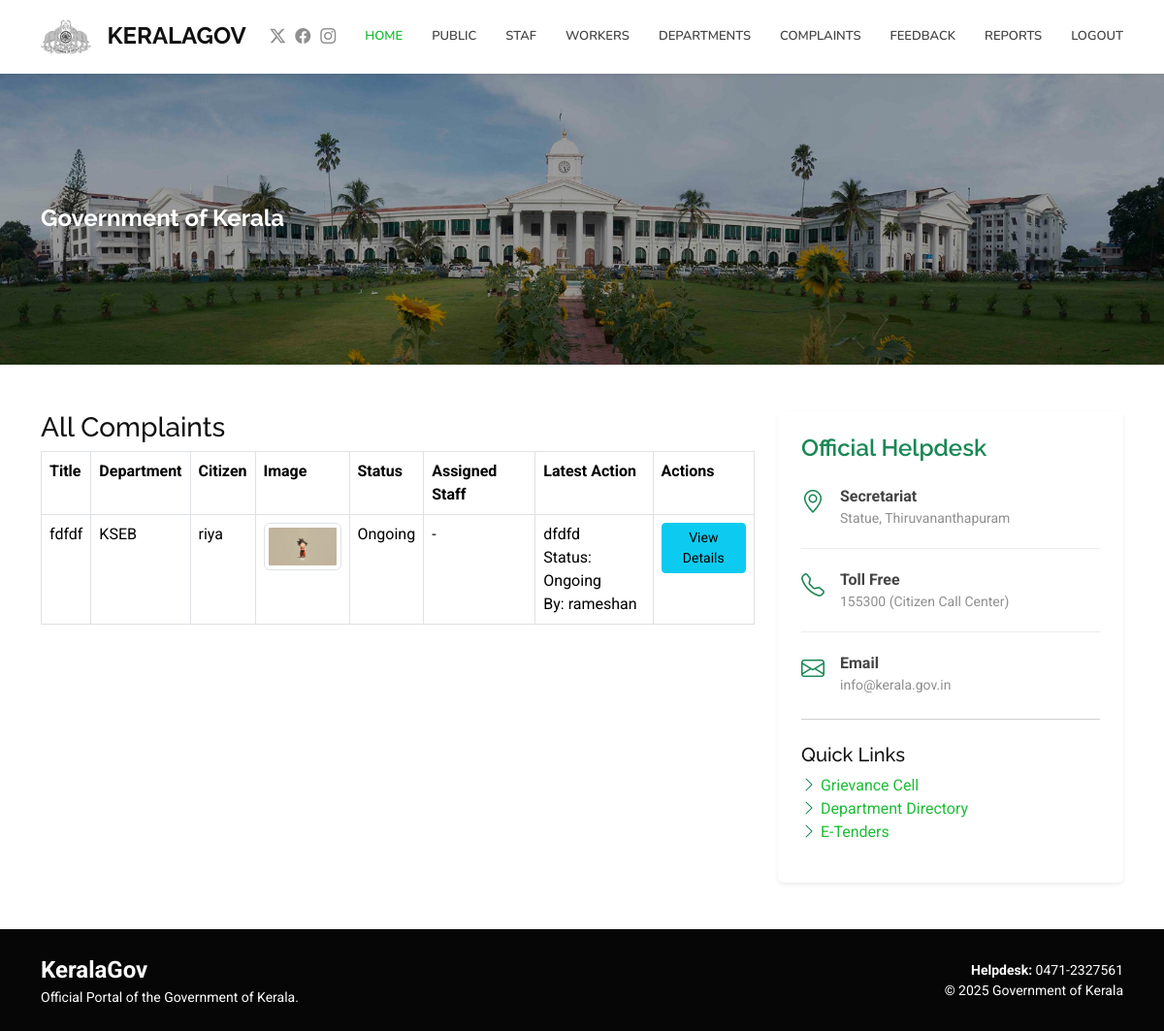
The app's page /admin_view_complaints/ with its own data.
### myapp/models.py (models this page shows, shortened)
class Complaint(models.Model):
    citizen = models.ForeignKey(Citizen, on_delete=models.CASCADE)
    title = models.CharField(max_length=200)
    description = models.TextField()
    location = models.CharField(max_length=300)
    damaged_image = models.ImageField(upload_to="complaint_images", null=True, blank=True)
    status = models.CharField(max_length=50, default="Pending")
    department = models.ForeignKey(Department, on_delete=models.SET_NULL, null=True, blank=True)
    worker = models.ForeignKey(Worker, on_delete=models.SET_NULL, null=True, blank=True)
    created_at = models.DateTimeField(auto_now_add=True)

class Department(models.Model):
    name = models.CharField(max_length=200, unique=True)
    description = models.TextField(blank=True, null=True)

class Citizen(models.Model):
    loginid = models.ForeignKey(Login, on_delete=models.CASCADE)
    name = models.CharField(max_length=200)
    email = models.EmailField()
    phone = models.CharField(max_length=20)
    address = models.CharField(max_length=300)

class ComplaintAction(models.Model):
    complaint = models.ForeignKey(Complaint, on_delete=models.CASCADE)
    staff = models.ForeignKey(Staff, on_delete=models.CASCADE, null=True, blank=True)
    worker = models.ForeignKey(Worker, on_delete=models.CASCADE, null=True, blank=True)
    action_note = models.TextField()
    action_image = models.ImageField(
        upload_to="action_images",
        null=True,
        blank=True
    )
    status_updated_to = models.CharField(max_length=50)
    is_verified = models.BooleanField(default=False)
    action_date = models.DateTimeField(auto_now_add=True)

class Staff(models.Model):
    loginid = models.ForeignKey(Login, on_delete=models.CASCADE)
    name = models.CharField(max_length=200)
    department = models.ForeignKey(Department, on_delete=models.SET_NULL, null=True)
    phone = models.CharField(max_length=20)
    email = models.EmailField()
    profile_pic = models.ImageField(upload_to="staff_profile", null=True, blank=True)
    status = models.CharField(max_length=40, default="active")

### myapp/views.py (the view)
# urls.py: path('admin_view_complaints/', views.admin_view_complaints),
def admin_view_complaints(request):
    complaints = Complaint.objects.all().order_by('-created_at')
    complaint_data = []
    for c in complaints:
        latest_action = ComplaintAction.objects.filter(complaint=c).order_by('-action_date').first()
        complaint_data.append({
            "complaint": c,
            "latest_action": latest_action
        })
    return render(request, "ADMIN/view_complaints.html", {"complaint_data": complaint_data})

### templates/ADMIN/view_complaints.html
{% extends 'ADMIN/commen.html' %}
{% block content %}
<h3>All Complaints</h3>
<table class="table table-bordered">
    <tr>
        <th>Title</th>
        <th>Department</th>
        <th>Citizen</th>
        <th>Image</th>
        <th>Status</th>
        <th>Assigned Staff</th>
        <th>Latest Action</th>
        <th>Actions</th>
    </tr>
    {% for item in complaint_data %}
    <tr>
        <td>{{ item.complaint.title }}</td>
        <td>
            {% if item.complaint.department %}
            {{ item.complaint.department.name }}
            {% else %}
            -
            {% endif %}
        </td>
        <td>{{ item.complaint.citizen.name }}</td>
        <td>
            {% if item.complaint.damaged_image %}
            <a href="{{ item.complaint.damaged_image.url }}" target="_blank">
                <img src="{{ item.complaint.damaged_image.url }}" alt="Complaint Image"
                    style="max-width: 80px; max-height: 80px; cursor: pointer;" class="img-thumbnail">
            </a>
            {% else %}
            <span class="text-muted">No image</span>
            {% endif %}
        </td>
        <td>{{ item.complaint.status }}</td>
        <td>
            {% if item.complaint.assigned_staff %}
            {{ item.complaint.assigned_staff.name }}
            {% else %}
            -
            {% endif %}
        </td>
        <td>
            {% if item.latest_action %}
            {{ item.latest_action.action_note }} <br>
            Status: {{ item.latest_action.status_updated_to }} <br>
            By: {{ item.latest_action.staff.name }}
            {% else %}
            No actions yet
            {% endif %}
        </td>
        <td>
            <a href="/admin_complaint_detail/?id={{ item.complaint.id }}" class="btn btn-sm btn-info">View Details</a>
        </td>
    </tr>
    {% endfor %}
</table>
{% endblock %}

### static/assets/css/main.css (style rules this page uses)
:root { --default-font: "Roboto", system-ui, -apple-system, "Segoe UI", Roboto, "Helvetica Neue", Arial, "Noto Sans", "Liberation Sans", sans-serif, "Apple Color Emoji", "Segoe UI Emoji", "Segoe UI Symbol", "Noto Color Emoji"; --heading-font: "Raleway", sans-serif; --nav-font: "Nunito", sans-serif; }
:root { --background-color: #ffffff; --default-color: #444444; --heading-color: #111111; --accent-color: #1bbd36; --surface-color: #ffffff; --contrast-color: #ffffff; }
:root { --nav-color: #444444; --nav-hover-color: #1bbd36; --nav-mobile-background-color: #ffffff; --nav-dropdown-background-color: #ffffff; --nav-dropdown-color: #444444; --nav-dropdown-hover-color: #1bbd36; }
:root { scroll-behavior: smooth; }
body { color: var(--default-color); background-color: var(--background-color); font-family: var(--default-font); }
a { color: var(--accent-color); text-decoration: none; transition: 0.3s; }
h1, h2, h3, h4, h5, h6 { color: var(--heading-color); font-family: var(--heading-font); }

### records on screen
Complaint: complaint "fdfdf", complaint.department.name "KSEB", complaint.citizen.name "riya", complaint.damaged_image (picture), complaint.status "Ongoing", latest_action.action_note "dfdfd", latest_action.status_updated_to "Ongoing", latest_action.staff.name "rameshan"
